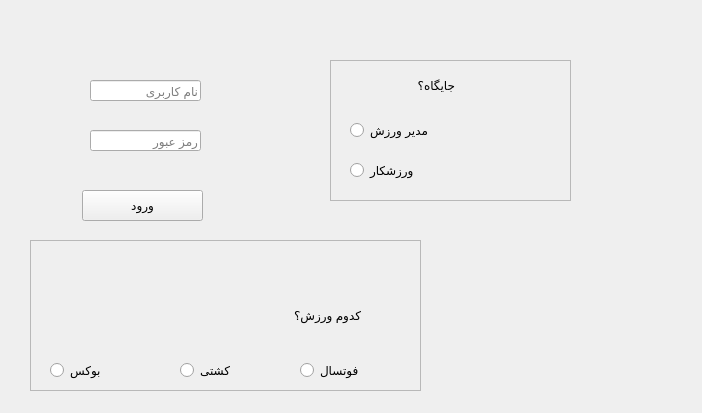
<?xml version="1.0" encoding="UTF-8"?>
<ui version="4.0">
 <class>login</class>
 <widget class="QWidget" name="login">
  <property name="geometry">
   <rect>
    <x>0</x>
    <y>0</y>
    <width>702</width>
    <height>413</height>
   </rect>
  </property>
  <property name="windowTitle">
   <string>Form</string>
  </property>
  <widget class="QLineEdit" name="lineEdit_2">
   <property name="geometry">
    <rect>
     <x>90</x>
     <y>130</y>
     <width>111</width>
     <height>21</height>
    </rect>
   </property>
   <property name="sizePolicy">
    <sizepolicy hsizetype="Preferred" vsizetype="Preferred">
     <horstretch>0</horstretch>
     <verstretch>0</verstretch>
    </sizepolicy>
   </property>
   <property name="echoMode">
    <enum>QLineEdit::Password</enum>
   </property>
   <property name="placeholderText">
    <string>رمز عبور</string>
   </property>
  </widget>
  <widget class="QFrame" name="varzesh">
   <property name="geometry">
    <rect>
     <x>30</x>
     <y>240</y>
     <width>391</width>
     <height>151</height>
    </rect>
   </property>
   <property name="sizePolicy">
    <sizepolicy hsizetype="Preferred" vsizetype="Preferred">
     <horstretch>0</horstretch>
     <verstretch>0</verstretch>
    </sizepolicy>
   </property>
   <property name="frameShape">
    <enum>QFrame::StyledPanel</enum>
   </property>
   <property name="frameShadow">
    <enum>QFrame::Raised</enum>
   </property>
   <widget class="QRadioButton" name="coshti">
    <property name="geometry">
     <rect>
      <x>150</x>
      <y>120</y>
      <width>95</width>
      <height>20</height>
     </rect>
    </property>
    <property name="sizePolicy">
     <sizepolicy hsizetype="Preferred" vsizetype="Preferred">
      <horstretch>0</horstretch>
      <verstretch>0</verstretch>
     </sizepolicy>
    </property>
    <property name="text">
     <string>کشتی</string>
    </property>
   </widget>
   <widget class="QRadioButton" name="footsal">
    <property name="geometry">
     <rect>
      <x>270</x>
      <y>120</y>
      <width>91</width>
      <height>21</height>
     </rect>
    </property>
    <property name="sizePolicy">
     <sizepolicy hsizetype="Preferred" vsizetype="Preferred">
      <horstretch>0</horstretch>
      <verstretch>0</verstretch>
     </sizepolicy>
    </property>
    <property name="text">
     <string>فوتسال</string>
    </property>
   </widget>
   <widget class="QRadioButton" name="box">
    <property name="geometry">
     <rect>
      <x>20</x>
      <y>120</y>
      <width>95</width>
      <height>20</height>
     </rect>
    </property>
    <property name="sizePolicy">
     <sizepolicy hsizetype="Preferred" vsizetype="Preferred">
      <horstretch>0</horstretch>
      <verstretch>0</verstretch>
     </sizepolicy>
    </property>
    <property name="text">
     <string>بوکس</string>
    </property>
   </widget>
   <widget class="QLabel" name="label">
    <property name="geometry">
     <rect>
      <x>230</x>
      <y>60</y>
      <width>101</width>
      <height>31</height>
     </rect>
    </property>
    <property name="text">
     <string>کدوم ورزش؟</string>
    </property>
   </widget>
  </widget>
  <widget class="QFrame" name="jayegah">
   <property name="geometry">
    <rect>
     <x>330</x>
     <y>60</y>
     <width>241</width>
     <height>141</height>
    </rect>
   </property>
   <property name="frameShape">
    <enum>QFrame::StyledPanel</enum>
   </property>
   <property name="frameShadow">
    <enum>QFrame::Raised</enum>
   </property>
   <widget class="QRadioButton" name="modir">
    <property name="geometry">
     <rect>
      <x>20</x>
      <y>60</y>
      <width>95</width>
      <height>20</height>
     </rect>
    </property>
    <property name="text">
     <string>مدیر ورزش</string>
    </property>
   </widget>
   <widget class="QRadioButton" name="varzeshcar">
    <property name="geometry">
     <rect>
      <x>20</x>
      <y>100</y>
      <width>95</width>
      <height>20</height>
     </rect>
    </property>
    <property name="text">
     <string>ورزشکار</string>
    </property>
   </widget>
   <widget class="QLabel" name="label_2">
    <property name="geometry">
     <rect>
      <x>14</x>
      <y>10</y>
      <width>111</width>
      <height>31</height>
     </rect>
    </property>
    <property name="text">
     <string>جایگاه؟ </string>
    </property>
   </widget>
  </widget>
  <widget class="QPushButton" name="ok">
   <property name="geometry">
    <rect>
     <x>82</x>
     <y>190</y>
     <width>121</width>
     <height>31</height>
    </rect>
   </property>
   <property name="text">
    <string>ورود</string>
   </property>
  </widget>
  <widget class="QLineEdit" name="lineEdit_3">
   <property name="geometry">
    <rect>
     <x>90</x>
     <y>80</y>
     <width>111</width>
     <height>21</height>
    </rect>
   </property>
   <property name="sizePolicy">
    <sizepolicy hsizetype="Preferred" vsizetype="Preferred">
     <horstretch>0</horstretch>
     <verstretch>0</verstretch>
    </sizepolicy>
   </property>
   <property name="echoMode">
    <enum>QLineEdit::Normal</enum>
   </property>
   <property name="placeholderText">
    <string>نام کاربری</string>
   </property>
  </widget>
 </widget>
 <resources/>
 <connections/>
</ui>
